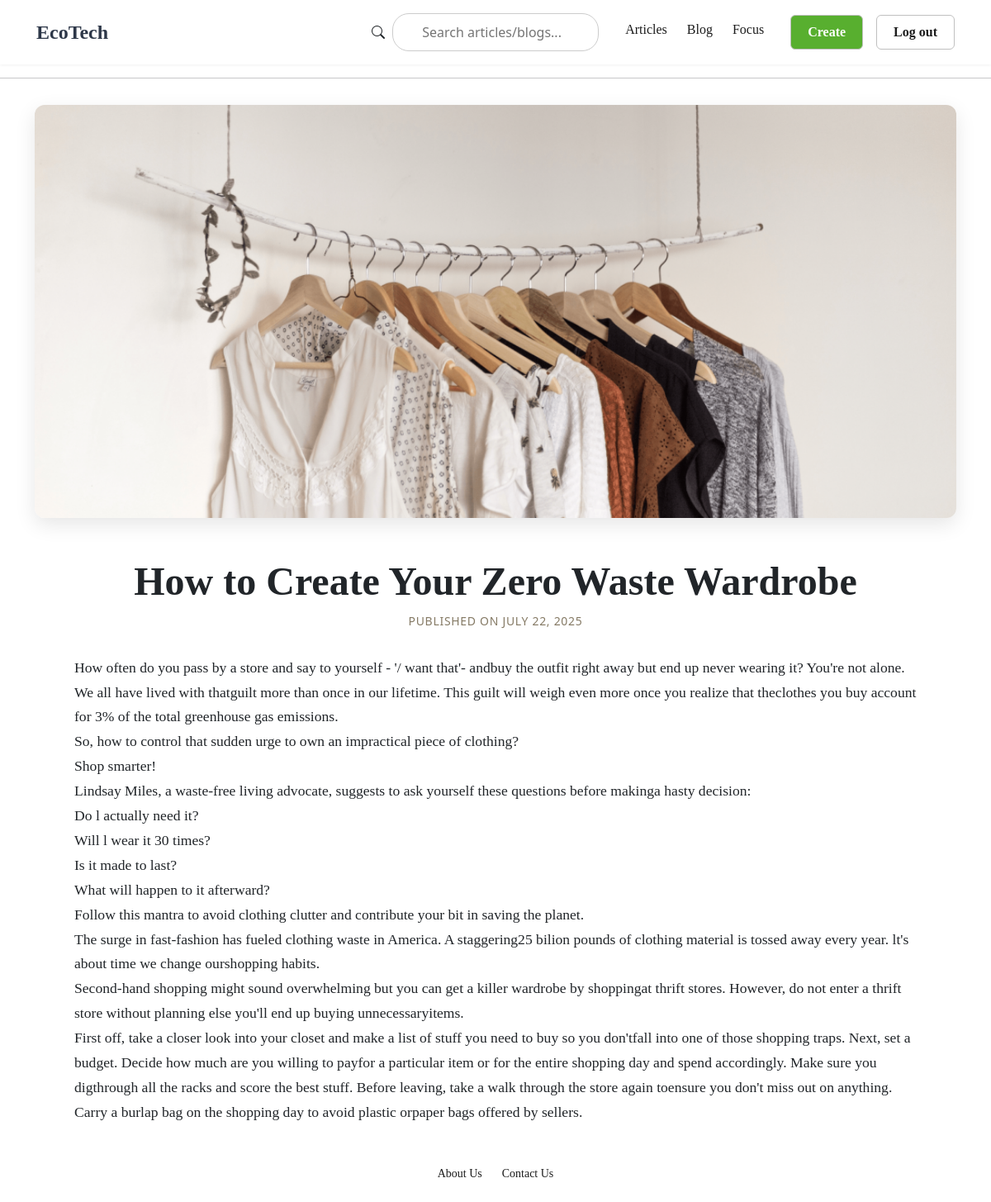
Screenshot of /14/ (signed in) with the database file from the repository.
### post_app/models.py (models this page shows, shortened)
class PostRaw(models.Model):
    author = models.ForeignKey(User, on_delete=models.CASCADE)
    created_at = models.DateTimeField(auto_now_add=True)
    likes_int = models.IntegerField(default=0)
    content = models.TextField()
    title = models.TextField(max_length=60, blank=False, null=False)
    image = models.ImageField(upload_to='post_images/', blank=True, null=False)
    POST_TYPE_CHOICES = [
        (1, 'admin'),
        (2, 'user')
    ]
    post_type = models.IntegerField(choices=POST_TYPE_CHOICES, default=2)
    class Meta:
        app_label = 'post_app'
        db_table = 'post_app_raw'
        verbose_name = 'Post Data Management'

### post_app/views.py (the view)
# urls.py: path('<int:post_id>/', views.post_detail, name='post_detail'),
@login_required()
def post_detail(request, post_id):
    post = get_object_or_404(PostRaw, id=post_id)
    return render(request, 'post_detail.html', {'post': post})

### templates/post_detail.html (shortened to what this page needs)
{% extends "base_generic.html" %}
{% block content %}
  <article class="post-detail-container">
    {% if post.image %}
      <div class="post-hero-image">
        <img src="{{ post.image.url }}" alt="{{ post.title }}">
      </div>
    {% endif %}
    <header class="post-header">
      <h1>{{ post.title }}</h1>
      <p class="post-meta">Published on {{ post.created_at|date:"F d, Y" }}</p>
    </header>
    <div class="post-body">
      {{ post.content|linebreaksbr }}
    </div>
  </article>
{% endblock %}

### static/css/styles.css (style rules this page uses)
h1 { font-family: "Times New Roman", Times, serif;; }
.post-meta { font-size: 0.875rem; color: #6b7280; margin: 0 0 0.75rem 0; }
.post-hero-image { width: 100%; height: 500px; margin-bottom: 3rem; border-radius: 12px; overflow: hidden; box-shadow: 0 8px 25px rgba(0, 0, 0, 0.1); }
.post-hero-image img { width: 100%; height: 100%; object-fit: cover; object-position: center; display: block; }
.post-header { text-align: center; margin: 0 auto 2rem auto; }
.post-body { max-width: 1020px; margin: 0 auto; font-family: "Times New Roman", Times, serif; font-size: 1.1rem; line-height: 1.7; }
.post-header h1 { font-family: "Times New Roman", Times, serif;; font-size: 3rem; font-weight: 700; line-height: 1.2; margin-bottom: 0.5rem; }
.post-header .post-meta { color: #857A65; font-size: 0.875rem; font-weight: 500; text-transform: uppercase; letter-spacing: 0.05em; margin: 0 0 0.75rem 0; }

### rows the page displays
PostRaw: image (picture), title "How to Create Your Zero Waste Wardrobe", created_at "JULY 22, 2025", content "How often do you pass by a store and say to yourself - '/ want that'- andbuy the outfit right away but end up never wearing it? You're not alone. We all have lived with thatguilt more than once in our lifetime. This guilt will weigh even more once you realize that theclothes you buy account for 3% of the total greenhouse gas emissions. So, how to control that sudden urge to own an impractical piece of clothing? Shop smarter! Lindsay Miles, a waste-free living advocate, suggests to ask yourself these questions before makinga hasty decision: Do l actually need it? Will l wear it 30 times? Is it made to last? What will happen to it afterward? Follow this mantra to avoid clothing clutter and…"
